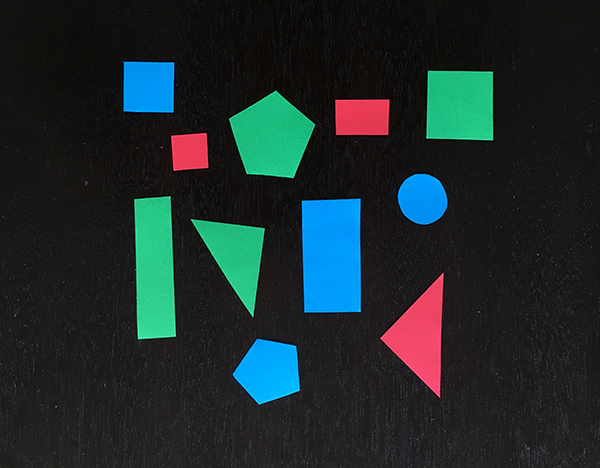
#> input picture HW10/images/q3.png, 600 x 468 px
$ python -i Q3.py   (imports and definitions only)
#> lines starting #> are read from the running program, lines starting #| are printed output that depends on the picture; after the words box and inside, x2 and y2 are one past the last pixel; in counts of white or black regions, pixels touching at a corner belong together
#> further down, picture is the input picture: shape (468, 600, 3); mean B, G, R 43.2, 42.5, 29.4
from scipy.spatial import distance as dist

def detect_shape(contour):
    shape = "unidentified"
    perimeter = cv2.arcLength(contour, True)
    approx = cv2.approxPolyDP(contour, 0.05 * perimeter, True)

    if len(approx) == 3:
        shape = 'triangle'

    elif len(approx) == 4:
        (x, y, w, h) = cv2.boundingRect(approx)
        ratio = w / float(h)

        if ratio >= 0.95 and ratio <= 1.05:
            shape = 'square'
        else:
            shape = 'rectangle'

    elif len(approx) == 5:
        shape = 'pentagon'

    else:
        shape = 'circle'

    return shape

def detect_color(image, contour):

    colors = np.array([
        [[255, 0, 0]],
        [[0, 255, 0]],
        [[0, 0, 255]],
    ], dtype="uint8")

    color_names = ['red', 'green', 'blue']

    lab = cv2.cvtColor(colors, cv2.COLOR_RGB2LAB)

    mask = mask = np.zeros(image.shape[:2], np.uint8)
    cv2.drawContours(mask, [contour], -1, 255, -1)
    mask = cv2.erode(mask, None, iterations=1)

    mean = cv2.mean(image, mask=mask)[:3]

    min_dist = (np.inf, None)

    for (i, row) in enumerate(lab):

        d = dist.euclidean(row[0], mean)

        if d < min_dist[0]:
            min_dist = (d, i)

    return color_names[min_dist[1]]

def detect_shape_color(image):
    '''
    Detects shapes and their color in the input image.

    Parameters:
        image (numpy.ndarray): The input image.

    Returns:
        numpy.ndarray: The result image.
    '''

    result = image.copy()

    gray = cv2.cvtColor(image, cv2.COLOR_BGR2GRAY)
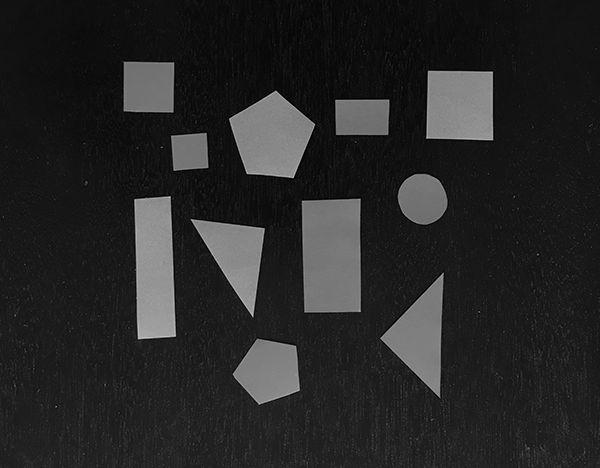
#> gray: shape (468, 600); min 0, max 200, mean 38.7
    blurred = cv2.GaussianBlur(gray, (5, 5), 0)
    thresh = cv2.threshold(blurred, 60, 255, cv2.THRESH_BINARY)[1]
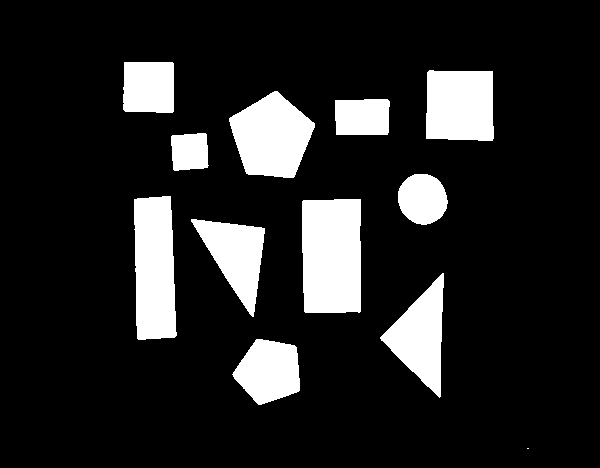
#> thresh: shape (468, 600); 14.3% white; 12 white regions (1 under 20 px)

    contours, _ = cv2.findContours(thresh.copy(), cv2.RETR_EXTERNAL, cv2.CHAIN_APPROX_SIMPLE)
#> contours = 12 contours, 1 with area under 20; largest, box (x1, y1, x2, y2) and area: (302, 199, 361, 313) 6415, (134, 196, 177, 340) 5272, (229, 91, 315, 178) 4966, (426, 70, 494, 141) 4457, (380, 273, 444, 398) 3847

    for contour in contours:
        if cv2.contourArea(contour) > 0:

            M = cv2.moments(contour)

            cX = int(M["m10"] / M["m00"])
            cY = int(M["m01"] / M["m00"])

            cv2.drawContours(image, [contour], -1, (0, 255, 0), 2)

            shape = detect_shape(contour)

            color = detect_color(image, contour)

            text = color + " " + shape
            cv2.putText(image, text, (cX - 20, cY - 20), cv2.FONT_HERSHEY_SIMPLEX, 0.5, (255, 255, 255), 2)
#> this loop made 2 passes
#> (cX, cY, shape, perimeter in detect_shape) on pass 2: (268, 370, 'pentagon', 220.7)
#> contour on pass 1: [[527, 448], [528, 448]]
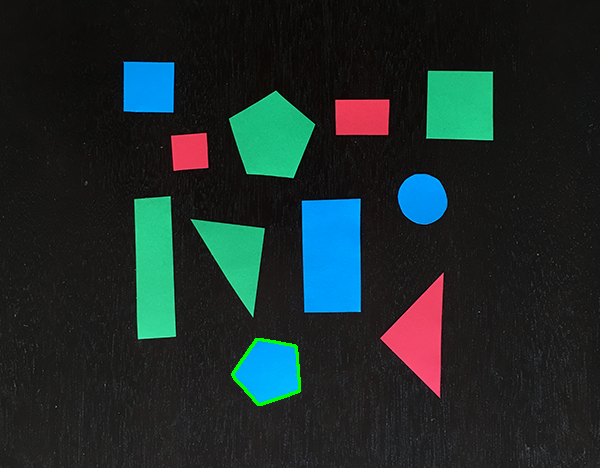
#> image: shape (468, 600, 3); 0.25% of pixels changed, all inside (x1, y1, x2, y2) = (231, 338, 301, 406)

    return image

>>> import cv2
>>> picture = cv2.imread('../images/q3.png')
#> (the run stopped early here; a loop or call above may not have finished)
